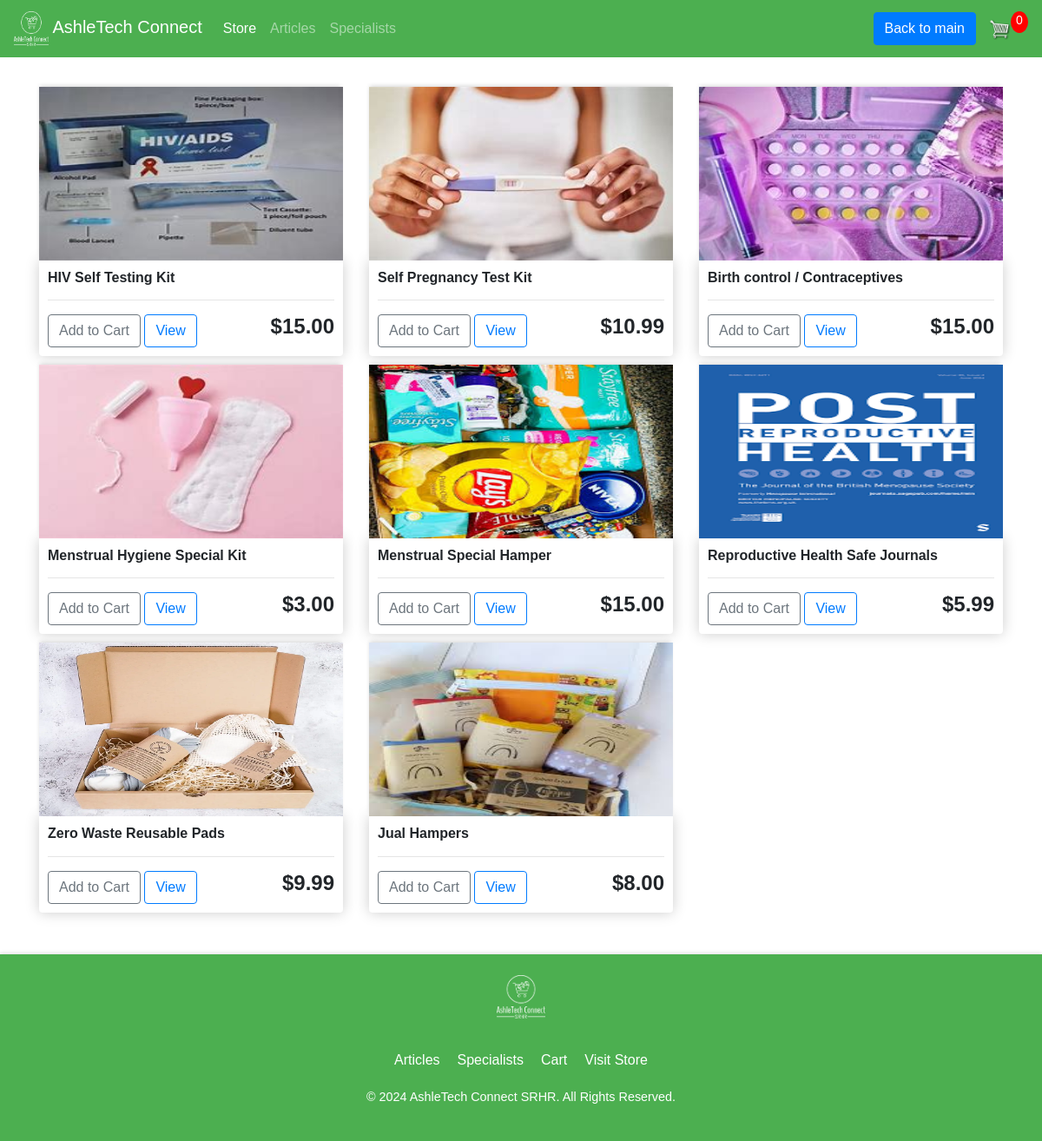
/store/, run on an earlier commit of the app's database.
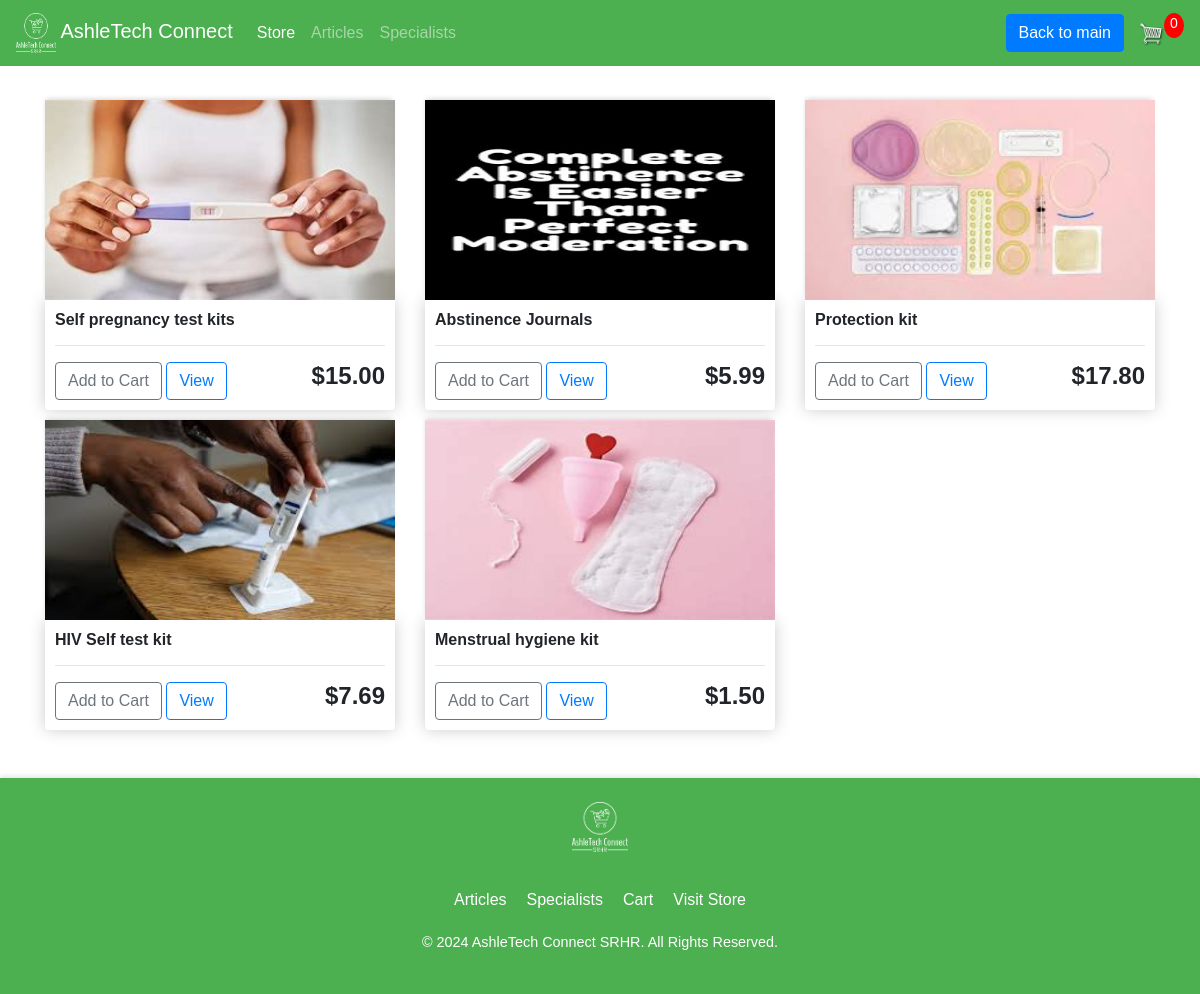
And on a later commit of the database.
### store/models.py (models this page shows, shortened)
class Product(models.Model):
    name = models.CharField(max_length=200, null=True)
    price = models.FloatField(max_length=200, null=True)
    digital = models.BooleanField(default=False, null=True, blank=True)
    image = models.ImageField(null=True, blank=True)
    @property
    def imageURL(self):
        try:
            url = self.image.url
        except:
            url = ''
        return url

### store/views.py (the view)
# urls.py: path('', include('store.urls')),
def store(request):
    data = cartData(request)
    cartItems = data['cartItems']
    order = data['order']
    items = data['items']
    products = Product.objects.all()
    context = {'products': products, 'cartItems': cartItems}
    return render(request, 'store/store.html', context)

### store/utils.py (called while the page is built, shortened)
def cookieCart(request):
    try:
        cart = json.loads(request.COOKIES['cart'])
    except:
        cart = {}
        print('CART:', cart)
    items = []
    order = {'get_cart_total': 0, 'get_cart_items': 0, 'shipping': False}
    cartItems = order['get_cart_items']
    return {'cartItems': cartItems, 'order': order, 'items': items}

def cartData(request):
    if request.user.is_authenticated:
        try:
            customer = request.user.customer
        except Customer.DoesNotExist:
            customer = None
    else:
        customer = None
    if customer:
        order, created = Order.objects.get_or_create(customer=customer, complete=False)
        items = order.orderitem_set.all()
        cartItems = order.get_cart_items
    else:
        cookieData = cookieCart(request)
        cartItems = cookieData['cartItems']
        order = cookieData['order']
        items = cookieData['items']
    return {'cartItems': cartItems, 'order': order, 'items': items}

### templates/store/store.html
{% extends 'store/main.html' %}
{% load static %}
{% block content %}
     <div class="row">
      {% for product in products %}
        <div class="col-lg-4">
            <img class="thumbnail" src="{{ product.imageURL }}">
            <div class="box-element product">
                <h6><strong>{{ product.name }}</strong></h6>
                <hr>
                <button data-product={{ product.id }} data-action="add" class="btn btn-outline-secondary add-btn update-cart">Add to Cart</button>
                <a class="btn btn-outline-primary" href="{% url 'cart' %}">View</a>
		        <h4 style="display: inline-block; float: right"><strong>${{ product.price|floatformat:2 }}</strong></h4>
            </div>
        </div>
      {% endfor product in products %}
    </div>
{% endblock content %}

### templates/store/main.html (shortened to what this page needs)
<!DOCTYPE html>
{% load static %}
<html lang="en">
    <head>
        <link rel="stylesheet" type="text/css" href="{% static 'css/main.css' %}">
        <link rel="stylesheet" href="https://maxcdn.bootstrapcdn.com/bootstrap/4.0.0/css/bootstrap.min.css">
    </head>
    <body style="font-family: 'Arial', sans-serif;">
        <nav class="navbar navbar-expand-lg navbar-dark">
            <a class="navbar-brand" href="{% url 'store' %}">
                <img width="40px" height="40px" src="{% static 'images/ashletech-connect-high-resolution-logo-white-transparent.png' %}" alt="AshleTech Connect">
                AshleTech Connect
            </a>
            <div class="collapse navbar-collapse" id="navbarSupportedContent">
                <ul class="navbar-nav mr-auto">
                    <li class="nav-item active">
                        <a class="nav-link" href="{% url 'store' %}">Store <span class="sr-only">(current)</span></a>
                    </li>
                    <li class="nav-item">
                        <a class="nav-link" href="{% url 'article_list' %}">Articles</a>
                    </li>
                    <li class="nav-item">
                        <a class="nav-link" href="{% url 'specialist_list' %}">Specialists</a>
                    </li>
                </ul>
                <div class="form-inline my-2 my-lg-0">
                    <a href="{% url 'index' %}" class="btn btn-primary">Back to main</a>
                    <a href="{% url 'cart' %}">
                        <img id="cart-icon" src="{% static 'images/cart.png' %}" alt="Cart">
                    </a>
                    <p id="cart-total">{{ cartItems }}</p>
                </div>
            </div>
        </nav>
        <div class="container mt-4">
            {% block content %}
            {% endblock content %}
        </div>
        <footer class="footer py-4 mt-5" style="background-color: #4CAF50;">
            <div class="container text-center">
                <div class="footer-logo mb-3">
                    <img src="{% static 'images/ashletech-connect-high-resolution-logo-white-transparent.png' %}" alt="AshleTech Connect SRHR Logo">
                </div>
                <div class="footer-links mb-3">
                    <ul class="list-inline">
                        <li><a href="{% url 'article_list' %}">Articles</a></li>
                        <li><a href="{% url 'specialist_list' %}">Specialists</a></li>
                        <li><a href="{% url 'cart' %}">Cart</a></li>
                        <li><a href="{% url 'store' %}">Visit Store</a></li>
                    </ul>
                </div>
                <div class="footer-copyright">
                    <p>&copy; 2024 AshleTech Connect SRHR. All Rights Reserved.</p>
                </div>
            </div>
        </footer>
    </body>
</html>

### static/css/main.css (style rules this page uses)
body { background-color: #4CAF50; }
h1,h2,h3,h4,h5,h6 { color:hsl(0, 0%, 30%); }
.box-element { box-shadow:hsl(0, 0%, 80%) 0 0 16px; background-color: #fff; border-radius: 4px; padding: 10px; }
.thumbnail { width: 100%; height: 200px; -webkit-box-shadow: -1px -3px 5px -2px rgba(214,214,214,1); -moz-box-shadow: -1px -3px 5px -2px rgba(214,214,214,1); box-shadow: -1px -3px 5px -2px rgba(214,214,214,1); }
.product { border-radius: 0 0 4px 4px; }
#cart-icon { width:25px; display: inline-block; margin-left: 15px; }
#cart-total { display: block; text-align: center; color:#fff; background-color: red; width: 20px; height: 25px; border-radius: 50%; font-size: 14px; }
.col-lg-4, .col-lg-6, .col-lg-8, .col-lg-12 { margin-top: 10px; }
.btn { border-radius: 0; }
footer { background-color: #4CAF50; color: white; padding: 20px 0; text-align: center; box-shadow: 0 -2px 4px rgba(0, 0, 0, 0.1); }
.footer-logo img { height: 50px; margin-bottom: 20px; }
.footer-links ul { list-style: none; padding: 0; display: flex; justify-content: center; margin-bottom: 20px; }
.footer-links ul li { margin: 0 10px; }
.footer-links ul li a { color: white; text-decoration: none; transition: color 0.3s; }
.footer-copyright { margin-top: 20px; font-size: 0.9em; }

### templates/store/main.html (style rules this page uses)
.navbar { background-color: #4CAF50; }

What changed in the data, as far as the page shows it:
removed Product: imageURL (picture), name "HIV Self Testing Kit", price "15.00"
removed Product: imageURL (picture), name "Self Pregnancy Test Kit", price "10.99"
removed Product: imageURL (picture), name "Birth control / Contraceptives", price "15.00"
removed Product: imageURL (picture), name "Menstrual Hygiene Special Kit", price "3.00"
removed Product: imageURL (picture), name "Menstrual Special Hamper", price "15.00"
removed Product: imageURL (picture), name "Reproductive Health Safe Journals", price "5.99"
removed Product: imageURL (picture), name "Zero Waste Reusable Pads", price "9.99"
removed Product: imageURL (picture), name "Jual Hampers", price "8.00"
added Product: imageURL (picture), name "Self pregnancy test kits", price "15.00"
added Product: imageURL (picture), name "Abstinence Journals", price "5.99"
added Product: imageURL (picture), name "Protection kit", price "17.80"
added Product: imageURL (picture), name "HIV Self test kit", price "7.69"
added Product: imageURL (picture), name "Menstrual hygiene kit", price "1.50"
